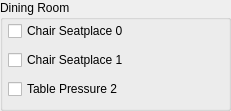
   <widget class="QGroupBox" name="groupBox">
    <property name="geometry">
     <rect>
      <x>198</x>
      <y>260</y>
      <width>231</width>
      <height>111</height>
     </rect>
    </property>
    <property name="title">
     <string>Dining Room</string>
    </property>
    <widget class="QWidget" name="widget_2" native="true">
     <property name="geometry">
      <rect>
       <x>8</x>
       <y>20</y>
       <width>201</width>
       <height>81</height>
      </rect>
     </property>
     <layout class="QVBoxLayout" name="verticalLayout_9">
      <item>
       <widget class="QWidgetMod" name="qWidgetMod_8">
        <property name="GroupId">
         <number>15</number>
        </property>
        <layout class="QHBoxLayout" name="horizontalLayout_12">
         <property name="spacing">
          <number>0</number>
         </property>
         <property name="margin">
          <number>0</number>
         </property>
         <item>
          <widget class="CheckBoxUI" name="checkBoxUI_8">
           <property name="text">
            <string>Chair Seatplace 0</string>
           </property>
           <property name="SensorId">
            <number>20</number>
           </property>
           <property name="SensorType">
            <number>3</number>
           </property>
           <property name="SensorHighMessage">
            <string>occupied</string>
           </property>
           <property name="SensorLowMessage">
            <string>unoccupied</string>
           </property>
           <property name="testValue" stdset="0">
            <number>123</number>
           </property>
          </widget>
         </item>
        </layout>
       </widget>
      </item>
      <item>
       <widget class="QWidgetMod" name="qWidgetMod_9">
        <property name="GroupId">
         <number>15</number>
        </property>
        <layout class="QHBoxLayout" name="horizontalLayout_13">
         <property name="spacing">
          <number>0</number>
         </property>
         <property name="margin">
          <number>0</number>
         </property>
         <item>
          <widget class="CheckBoxUI" name="checkBoxUI_9">
           <property name="text">
            <string>Chair Seatplace 1</string>
           </property>
           <property name="SensorId">
            <number>21</number>
           </property>
           <property name="SensorType">
            <number>3</number>
           </property>
           <property name="SensorHighMessage">
            <string>occupied</string>
           </property>
           <property name="SensorLowMessage">
            <string>unoccupied</string>
           </property>
           <property name="testValue" stdset="0">
            <number>123</number>
           </property>
          </widget>
         </item>
        </layout>
       </widget>
      </item>
      <item>
       <widget class="QWidgetMod" name="qWidgetMod_10">
        <property name="GroupId">
         <number>15</number>
        </property>
        <layout class="QHBoxLayout" name="horizontalLayout_10">
         <property name="spacing">
          <number>0</number>
         </property>
         <property name="margin">
          <number>0</number>
         </property>
         <item>
          <widget class="CheckBoxUI" name="checkBoxUI_10">
           <property name="text">
            <string>Table Pressure 2</string>
           </property>
           <property name="SensorId">
            <number>22</number>
           </property>
           <property name="SensorType">
            <number>3</number>
           </property>
           <property name="SensorHighMessage">
            <string>occupied</string>
           </property>
           <property name="SensorLowMessage">
            <string>unoccupied</string>
           </property>
           <property name="testValue" stdset="0">
            <number>123</number>
           </property>
          </widget>
         </item>
        </layout>
       </widget>
      </item>
     </layout>
    </widget>
   </widget>
